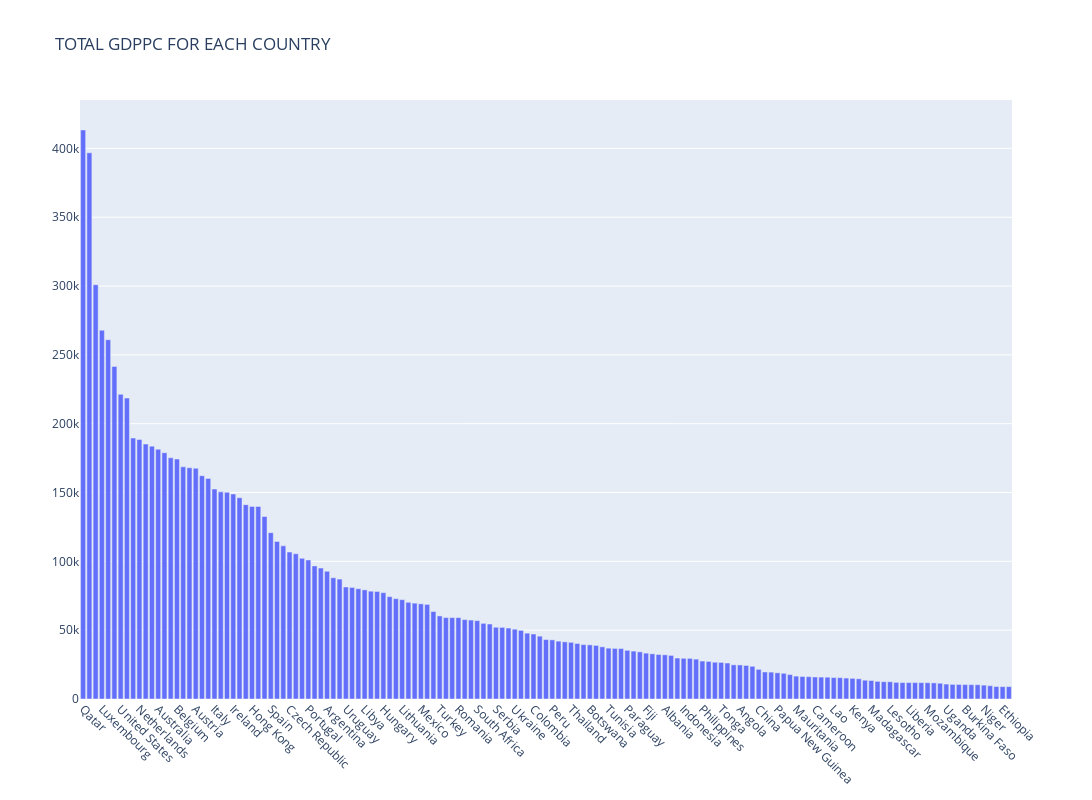

The cell this chart's notebook holds for it:
### Code cell
fig1 = go.Figure([go.Bar(x=country_grouped.country, y=country_grouped.gdppc)])
fig1.update_layout(
    autosize=False,
    width=1100,
    height=800
)
fig1.update_layout(title='TOTAL GDPPC FOR EACH COUNTRY')
fig1.update_xaxes(tickangle=45)

fig1.show()

### Figure 1 — Plotly figure (JSON) as saved in the notebook; plotly's stock layout.template omitted (floating-point values rounded to 4 significant figures; data arrays with more than 128 entries replaced by an {"elided": "..."} marker saying what was removed)
{"data": [{"type": "bar", "x": {"elided": "149 str values"}, "y": {"elided": "149 float values"}}], "layout": {"autosize": false, "height": 800, "title": {"text": "TOTAL GDPPC FOR EACH COUNTRY"}, "width": 1100, "xaxis": {"tickangle": 45}}}
